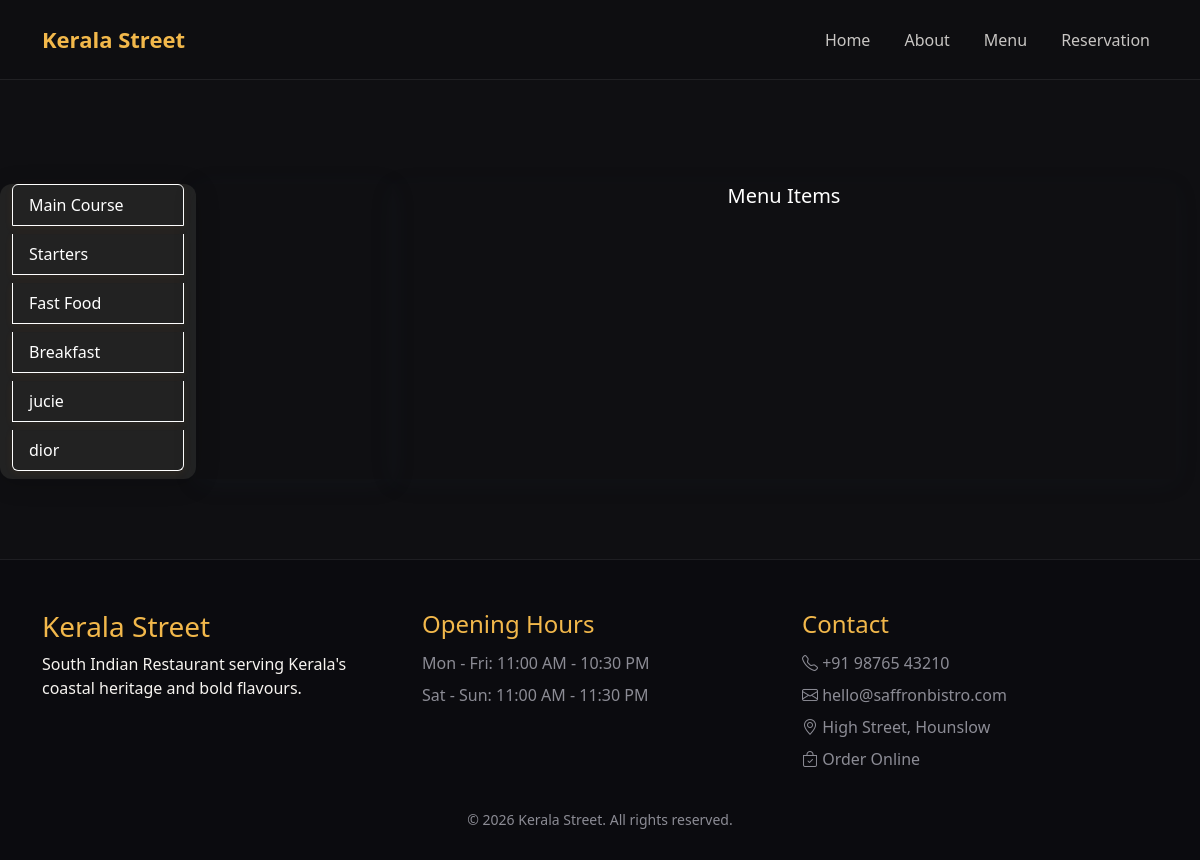
The app's page /menu/ with its own data.
### admin_app/models.py (models this page shows, shortened)
class maincategory(models.Model):
    name = models.CharField(max_length=100)

### hotel/views.py (the view)
# urls.py: path('menu/', views.menu_page, name='menu_page'),
def menu_page(request):
    main_categories = maincategory.objects.all()
    categories = Category.objects.all()
    subcategories = SubCategory.objects.filter(is_available=True).select_related('category', 'category__main_category')
    return render(request, 'menu_page.html', {
        'main_categories': main_categories,
        'categories': categories,
        'subcategories': subcategories
    })

### templates/menu_page.html (shortened to what this page needs)
{% extends 'base.html' %}
{% load static %}
{% load currency_tags %}
{% block content %}
{% include 'header.html' %}
<section id="menuList" class="section order-layout">
    <div class="container-fluid mt-4">
        <div class="row">
            <div class="row d-block d-md-flex">
                <nav class="mb-3 mb-md-0 col-12 col-md-2 stylish-maincat animate__animated animate__fadeInLeft" style="box-shadow:0 4px 24px rgba(0,0,0,0.18);">
                    <div class="list-group w-100" id="mainCategoryList">
                        {% for main in main_categories %}
                            <button type="button"
                                    class="list-group-item list-group-item-action main-category-btn animate__animated animate__fadeInUp"
                                    data-main-id="{{ main.id }}"
                                    style="margin-bottom:8px; box-shadow:0 2px 8px rgba(230,126,34,0.07);">
                                {{ main.name }}
                            </button>
                        {% endfor %}
                    </div>
                </nav>
                <aside class="mb-3 mb-md-0 col-12 col-md-2 stylish-cat animate__animated animate__fadeInUp" style="box-shadow:0 4px 24px rgba(44,62,80,0.10);">
                </aside>
                <main class="col-12 col-md-8 stylish-subcat animate__animated animate__fadeInRight" style="box-shadow:0 4px 24px rgba(44,62,80,0.08);">
                    {% if not request.session.user and not request.session.name %}
                    <div class="mb-3 text-center">
                        <h5 class="mb-0">Menu Items</h5>
                    </div>
                    {% endif %}
                </main>
            </div>
        </div>
</section>
<link rel="stylesheet" href="https://cdnjs.cloudflare.com/ajax/libs/animate.css/4.1.1/animate.min.css" />
{% include 'footer.html' %}
{% endblock %}

### static/css/style.css (style rules this page uses)
:root { --bg: #0f0f12; --surface: #17171c; --muted: #8c8c95; --text: #f7f4f0; --accent: #f2b84b; --accent-2: #ff7e6b; --border: rgba(255, 255, 255, 0.08); }
* { box-sizing: border-box; }
body { font-family: "Segoe UI", Tahoma, Geneva, Verdana, sans-serif; background: var(--bg); color: var(--text); margin: 0; }
.section { padding: 80px 0; }

### templates/menu_page.html (style rules this page uses)
#menuList, #menuList * { color: #fff !important; }
.main-category-btn, .category-btn { transition: all 0.2s ease; }
.stylish-maincat { background: #222 !important; color: #fff !important; border-radius: 12px; box-shadow: 0 4px 24px rgba(0,0,0,0.18); }
.stylish-maincat .list-group-item { color: #fff !important; background: transparent !important; border-color: #fff !important; }

### records on screen
maincategory: name "Main Course"
maincategory: name "Starters"
maincategory: name "Fast Food"
maincategory: name "Breakfast"
maincategory: name "jucie"
maincategory: name "dior"
